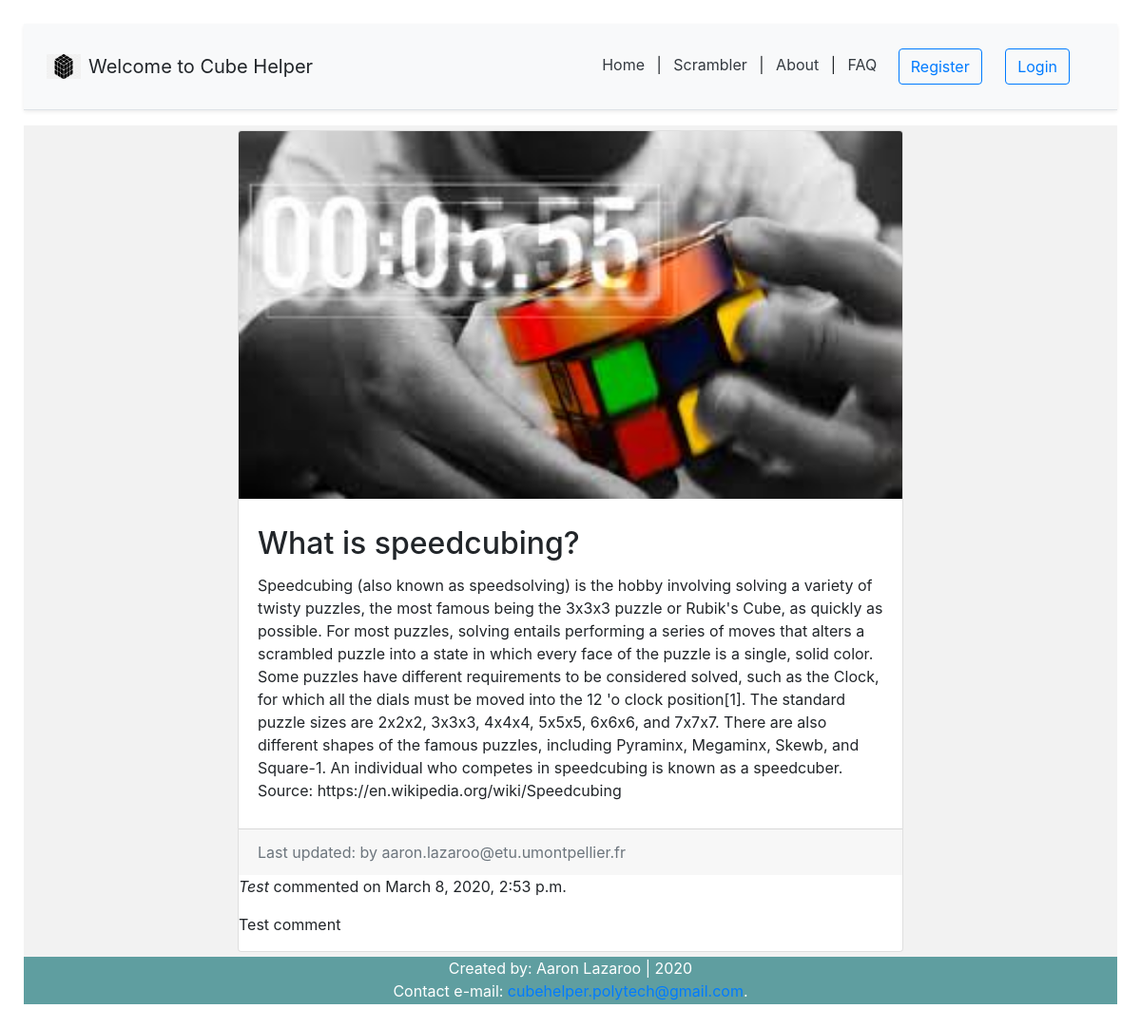
Screenshot of /blog/aaron-what-is-speedcubing/ with the database file from the repository.
### blog/models.py (models this page shows, shortened)
class BlogPost(models.Model):
	title = models.CharField(max_length=50, null=False, blank=False)
	body = models.TextField(max_length=5000, null=False, blank=False)
	image = models.ImageField(upload_to=upload_location, null=False, blank=False) # needs pillow to be installed (pip install pillow)
	date_published = models.DateTimeField(auto_now_add=True, verbose_name="date published")
	date_updated = models.DateTimeField(auto_now=True, verbose_name="date updated")
	author = models.ForeignKey(settings.AUTH_USER_MODEL, on_delete=models.CASCADE) # delete objects associated with post, except the author
	slug = models.SlugField(blank=True, unique=True) # url
	class Meta:
		ordering = ['-date_updated']

class Comment(models.Model):
	post = models.ForeignKey(BlogPost, on_delete=models.CASCADE, related_name='comments')
	name = models.CharField(max_length=20)
	email = models.EmailField(max_length=45)
	body = models.TextField()
	date_created = models.DateTimeField(auto_now_add=True)
	active = models.BooleanField(default=True) # admin hide
	parent = models.ForeignKey('self',on_delete=models.CASCADE, null=True,blank=True, related_name='replies') #reply comments
	class Meta:
		ordering = ['-date_created']

### account/models.py (models this page shows, shortened)
class Account(AbstractBaseUser):
	email = models.EmailField(verbose_name='email', max_length=60, unique=True)
	username = models.CharField(max_length=30, unique=True)
	date_joined = models.DateTimeField(verbose_name='date_joined',auto_now_add=True)
	last_login = models.DateTimeField(verbose_name='last_login',auto_now=True)
	is_admin = models.BooleanField(default=False)
	is_active = models.BooleanField(default=True)
	is_staff = models.BooleanField(default=False)
	is_superuser = models.BooleanField(default=False)
	USERNAME_FIELD = 'email' #login credential
	REQUIRED_FIELDS = ['username']
	objects = MyAccountManager() #reference to account manager
	def __str__(self):
		return self.email

### blog/views.py (the view)
# urls.py: path('<slug>/',detail_blog_view, name="detail"),
def detail_blog_view(request, slug):
	context = {}
	blog_post = get_object_or_404(BlogPost, slug=slug)
	comments = blog_post.comments.filter(active=True, parent__isnull=True)
	if request.POST:
		comment_form = CommentForm(data=request.POST)
		if comment_form.is_valid():
			parent_object = None
			try:
				parent_id = int(request.POST.get('parent_id'))
			except:
				parent_id = None
			if parent_id:
				parent_object = Comment.objects.get(id=parent_id)
				if parent_object:
					reply_comment = comment_form.save(commit=False)
					reply_comment.parent = parent_object
			new_comment = comment_form.save(commit=False)
			new_comment.post = blog_post
			new_comment.save()
			return redirect('blog:detail',slug)
	else:
		comment_form = CommentForm()
	context['blog_post'] = blog_post
	context['comments'] = comments
	context['comment_form'] = comment_form
	return render(request, 'blog/detail_blog.html',context)

### blog/templates/blog/detail_blog.html (shortened to what this page needs)
{% extends 'index.html' %}
{% block content %}
<div class="container">
	<div class="row">
			<div class="card m-auto">
				<img class="card-img-top" src="{{blog_post.image.url}}">
				<div class="card-body mt-2 mb-2">
					<h2 class="card-title">{{blog_post.title}}</h2>
					<p class="card-text">{{blog_post.body}}</p>
				</div>
				<div class="card-footer text-muted">
					Last updated: {{blog_post.date_update}} by {{blog_post.author}}
				</div>
				{% for comment in comments %}
					<p><i>{{ comment.name }} </i> commented on {{ comment.date_created }} </p>
					{{ comment.body | linebreaks }}
				{% empty %}
					<h4>There are no comments</h4>
				{% endfor %}
			</div>
	</div>
</div>
{% endblock content %}

### myapp/static/styles.css (style rules this page uses)
html { position: relative; min-height: 100%; }
body { margin: 0 0 100px; padding: 25px; }
@media (min-width: 768px) { html { font-size: 16px; } }
.container { max-width: 960px; }
.card { max-width: 700px; width: 100%; }
.card-body { padding:20px; }
.container { padding: 5px; }

### rows the page displays
BlogPost: image (picture), title "What is speedcubing?", body "Speedcubing (also known as speedsolving) is the hobby involving solving a variety of twisty puzzles, the most famous being the 3x3x3 puzzle or Rubik's Cube, as quickly as possible. For most puzzles, solving entails performing a series of moves that alters a scrambled puzzle into a state in which every face of the puzzle is a single, solid color. Some puzzles have different requirements to be considered solved, such as the Clock, for which all the dials must be moved into the 12 'o clock position[1]. The standard puzzle sizes are 2x2x2, 3x3x3, 4x4x4, 5x5x5, 6x6x6, and 7x7x7. There are also different shapes of the famous puzzles, including Pyraminx, Megaminx, Skewb, and Square-1. An…", author "aaron.lazaroo@etu.umontpellier.fr"
Comment: name "Test", date_created "March 8, 2020, 2:53 p.m.", body "Test comment"
